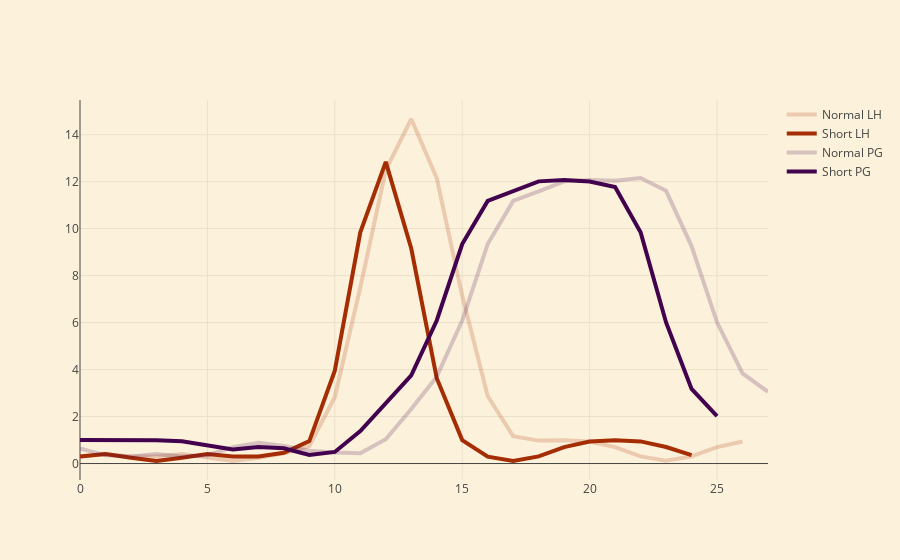

The notebook cell saved with this chart:
### Code cell
lh_cycle = lh_cycle_data(28, cycle_type = 'normal', pcos = False)
lh_cycle_2 = lh_cycle_data(26, cycle_type = 'normal', pcos = False)

pg_cycle = pg_cycle_data(28)
pg_cycle_2 = pg_cycle_data(26)

x_lh  = np.array(range(len(lh_cycle)))
x_lh_2  = np.array(range(len(lh_cycle_2)))



x_pg  = np.array(range(len(pg_cycle)))
x_pg_2  = np.array(range(len(pg_cycle_2)))


trace1 = go.Scatter(
        x = x_lh,
        y = lh_cycle,
        name = 'Normal LH',
        opacity = 0.2,

    line = dict(
        width = 4,
        color = '#A52D04',
    )
    
)

trace2 = go.Scatter(
        x = x_pg,
        y = pg_cycle,
        name = 'Normal PG',
        opacity = 0.2,

    line = dict(
        width = 4,
        color = '#43024E'
    )
    
)

trace3 = go.Scatter(
        x = x_lh_2,
        y = lh_cycle_2,
        name = 'Short LH',
    line = dict(
        width = 4,
        color = '#A52D04'
    )
    
)

trace4 = go.Scatter(
        x = x_pg_2,
        y = pg_cycle_2,
        name = 'Short PG',
    line = dict(
        width = 4,
        color = '#43024E'
    )
    
)



layout = dict(
    paper_bgcolor='#FCF1DA',
  plot_bgcolor='#FCF1DA')


data = [trace1, trace3, trace2, trace4]
# data = [trace1]


fig = dict(data=data, layout=layout)

iplot(fig, filename='basic-scatter')

### Figure 1 — Plotly figure (JSON) as saved in the notebook; plotly's stock layout.template omitted (floating-point values rounded to 4 significant figures)
{"data": [{"line": {"color": "#A52D04", "width": 4}, "name": "Normal LH", "opacity": 0.2, "type": "scatter", "uid": "bf71f012-575a-469a-b8b4-4d850c0a0257", "x": [0, 1, 2, 3, 4, 5, 6, 7, 8, 9, 10, 11, 12, 13, 14, 15, 16, 17, 18, 19, 20, 21, 22, 23, 24, 25, 26], "y": [0.2961, 0.4078, 0.2961, 0.296, 0.4035, 0.2465, 0.108, 0.2475, 0.4375, 0.7486, 2.835, 7.497, 12.49, 14.67, 12.15, 7.139, 2.873, 1.163, 0.9763, 0.9919, 0.9413, 0.6996, 0.3051, 0.1171, 0.3051, 0.6995, 0.9369]}, {"line": {"color": "#A52D04", "width": 4}, "name": "Short LH", "type": "scatter", "uid": "83ec109d-3b32-449e-85d3-0a1e4d990446", "x": [0, 1, 2, 3, 4, 5, 6, 7, 8, 9, 10, 11, 12, 13, 14, 15, 16, 17, 18, 19, 20, 21, 22, 23, 24], "y": [0.296, 0.4035, 0.2465, 0.108, 0.2465, 0.4035, 0.296, 0.2975, 0.4575, 0.9569, 3.956, 9.845, 12.84, 9.152, 3.632, 0.998, 0.2911, 0.1138, 0.305, 0.6996, 0.9413, 0.9909, 0.9414, 0.704, 0.3591]}, {"line": {"color": "#43024E", "width": 4}, "name": "Normal PG", "opacity": 0.2, "type": "scatter", "uid": "407253ff-6e2b-4623-9ddc-e0e741911b86", "x": [0, 1, 2, 3, 4, 5, 6, 7, 8, 9, 10, 11, 12, 13, 14, 15, 16, 17, 18, 19, 20, 21, 22, 23, 24, 25, 26, 27], "y": [0.6455, 0.35, 0.3005, 0.4081, 0.3007, 0.3544, 0.6995, 0.8875, 0.7489, 0.5428, 0.4727, 0.4399, 1.036, 2.317, 3.697, 6.086, 9.342, 11.18, 11.58, 12.01, 12.07, 12.04, 12.15, 11.61, 9.257, 6.012, 3.836, 3.055]}, {"line": {"color": "#43024E", "width": 4}, "name": "Short PG", "type": "scatter", "uid": "e8eb5631-1f75-4309-92b9-9a8938c0800c", "x": [0, 1, 2, 3, 4, 5, 6, 7, 8, 9, 10, 11, 12, 13, 14, 15, 16, 17, 18, 19, 20, 21, 22, 23, 24, 25], "y": [1, 1, 0.9999, 0.9956, 0.946, 0.7579, 0.5965, 0.6996, 0.6504, 0.3653, 0.4938, 1.385, 2.555, 3.75, 6.091, 9.342, 11.18, 11.58, 12.01, 12.07, 12.01, 11.78, 9.85, 6.008, 3.174, 2.015]}], "layout": {"paper_bgcolor": "#FCF1DA", "plot_bgcolor": "#FCF1DA"}}
